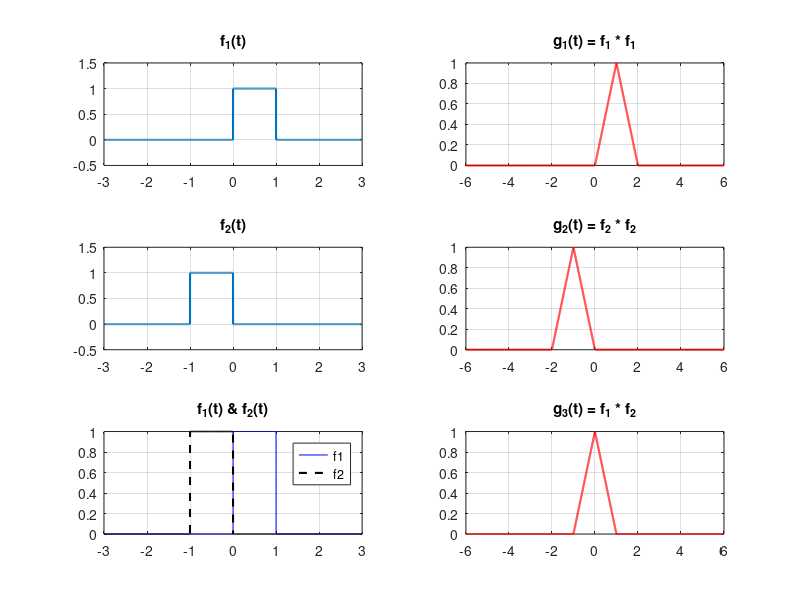

The MATLAB script that drew this image:
% 第1题 MATLAB代码
clc; clear; close all;

% 1. 定义时间参数和步长
dt = 0.001; % 时间步长，越小越精确
t = -3:dt:3; % 定义输入信号的时间范围

% 2. 定义信号 f1(t) 和 f2(t)
% f1(t) = u(t) - u(t-1) -> 在 [0, 1) 范围内为1
f1 = (t >= 0) & (t < 1); 
% f2(t) = u(t+1) - u(t) -> 在 [-1, 0) 范围内为1
f2 = (t >= -1) & (t < 0);

% 3. 计算卷积
% 注意：数值卷积需要乘以步长 dt 来模拟积分面积
g1 = conv(f1, f1) * dt;
g2 = conv(f2, f2) * dt;
g3 = conv(f1, f2) * dt;

% 4. 定义卷积结果的时间轴
% 卷积后的时间起点 = 信号1起点 + 信号2起点
% 卷积后的长度 = length(f1) + length(f2) - 1
t_g1 = linspace(t(1)+t(1), t(end)+t(end), length(g1));
t_g2 = linspace(t(1)+t(1), t(end)+t(end), length(g2));
t_g3 = linspace(t(1)+t(1), t(end)+t(end), length(g3));

% 5. 绘图
figure('Name', '第1题: 信号卷积');

% 绘制 g1 = f1 * f1
subplot(3,2,1); plot(t, f1, 'LineWidth', 1.5); title('f_1(t)'); grid on; ylim([-0.5 1.5]);
subplot(3,2,2); plot(t_g1, g1, 'r', 'LineWidth', 1.5); title('g_1(t) = f_1 * f_1'); grid on;

% 绘制 g2 = f2 * f2
subplot(3,2,3); plot(t, f2, 'LineWidth', 1.5); title('f_2(t)'); grid on; ylim([-0.5 1.5]);
subplot(3,2,4); plot(t_g2, g2, 'r', 'LineWidth', 1.5); title('g_2(t) = f_2 * f_2'); grid on;

% 绘制 g3 = f1 * f2
subplot(3,2,5); plot(t, f1, 'b', t, f2, '--k', 'LineWidth', 1.5); title('f_1(t) & f_2(t)'); grid on; legend('f1','f2');
subplot(3,2,6); plot(t_g3, g3, 'r', 'LineWidth', 1.5); title('g_3(t) = f_1 * f_2'); grid on;
